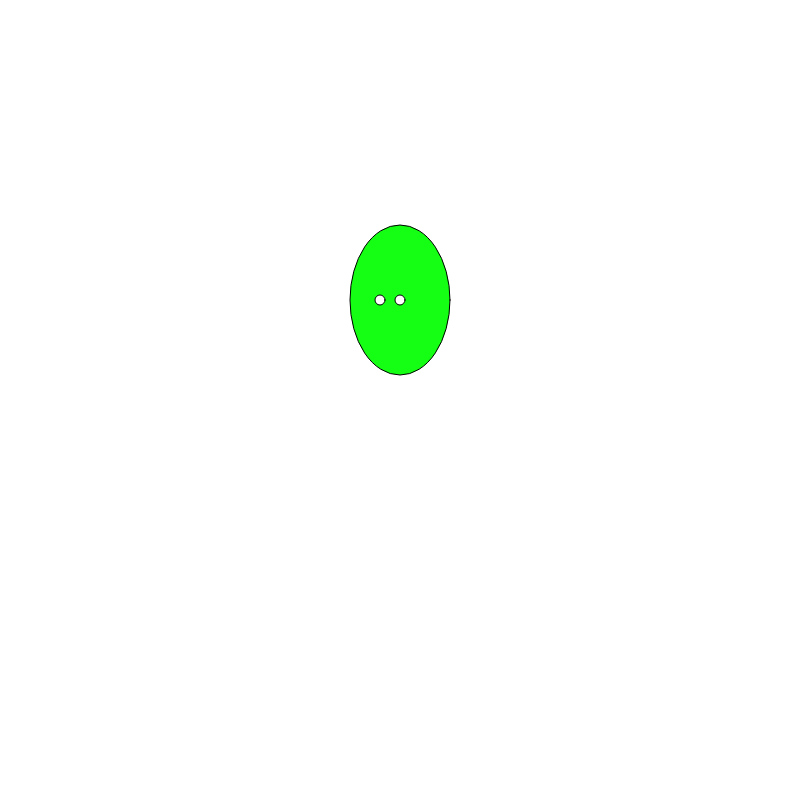
Frame 1 (no input)
Frame 60 (no input): identical to frame 1, image omitted
Frame 120 (the mouse pressed at the canvas centre since frame 60): identical to frame 1, image omitted

The p5.js sketch that drew this single still picture (run headless with seeded random() and noise() and a simulated clock; from frame 60 on, the mouse is pressed at the canvas centre):

// p5.js sketch
// ── sketch.js
function setup (){

createCanvas(800,800);


}
function draw (){

background(255);





//head 
rectMode(CENTER);
 fill(20,255,20);
 ellipse(400,300,100,150);


// eyes 1
rectMode(CENTER);
fill(255);
 ellipse(380,300,10,10);
//eye2
rectMode(CENTER);
fill(255);
 ellipse(400,300,10,10);

}
